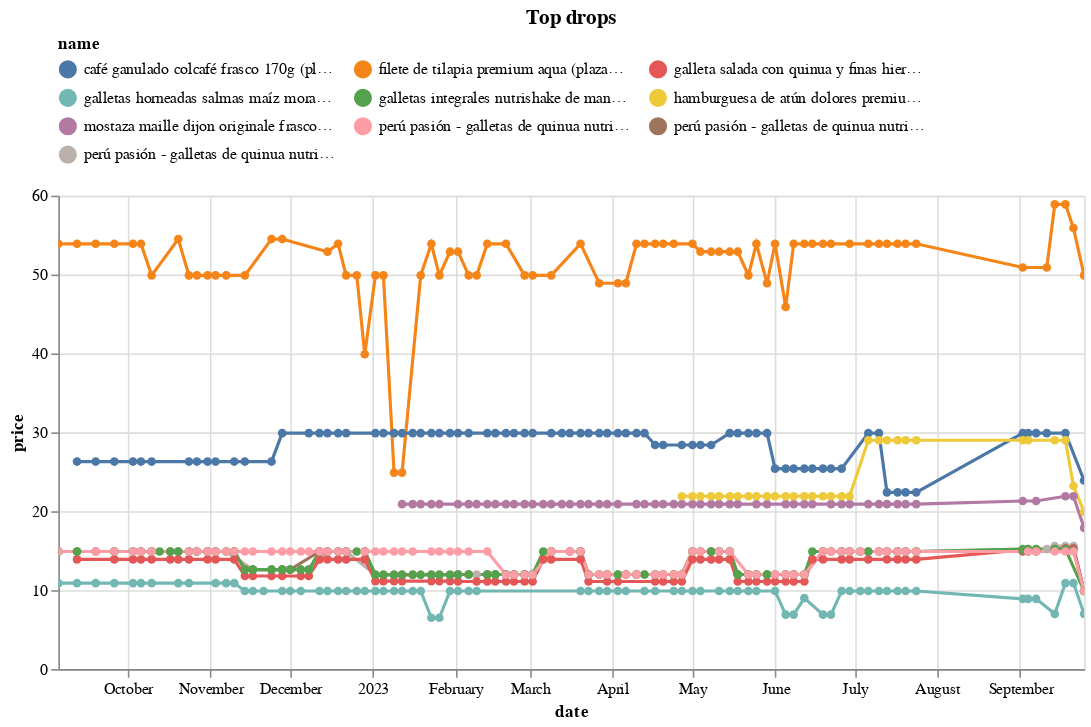

Source (notebook cell):
### Code cell
(top_changes_abs
 .sort_values('change')
 .head(10)
 .pipe(plot_changes, 'Top drops')
)

### Figure 1 — Vega-Lite specification as saved in the notebook (floating-point values rounded to 4 significant figures; data arrays with more than 128 entries replaced by an {"elided": "..."} marker saying what was removed)
{"config": {"view": {"continuousWidth": 300, "continuousHeight": 300}, "legend": {"columns": 3, "orient": "top"}}, "data": {"name": "data-db8023084e1a5fda80116630ca61efce"}, "mark": {"type": "line", "point": true}, "encoding": {"color": {"field": "name", "scale": {"domain": ["café ganulado colcafé frasco 170g (plaza_vea)", "filete de tilapia premium aqua (plaza_vea)", "galleta salada con quinua y finas hierbas nutrishake nutri co bolsa 180g (plaza_vea)", "galletas horneadas salmas maíz morado caja 126g (plaza_vea)", "galletas integrales nutrishake de manzana, canela y avena bolsa 6un (plaza_vea)", "hamburguesa de atún dolores premium paquete 400g (plaza_vea)", "mostaza maille dijon originale frasco 215g (plaza_vea)", "perú pasión - galletas de quinua nutrishake arándanos paquete 6un (plaza_vea)", "perú pasión - galletas de quinua nutrishake cacao paquete 6un (plaza_vea)", "perú pasión - galletas de quinua nutrishake vainilla paquete 6un (plaza_vea)"]}, "type": "nominal"}, "tooltip": [{"field": "name", "type": "nominal"}, {"field": "price", "type": "quantitative"}, {"field": "last_price", "type": "quantitative"}], "x": {"field": "date", "type": "temporal"}, "y": {"field": "price", "type": "quantitative"}}, "params": [{"name": "param_9", "select": {"type": "point", "fields": ["name"]}, "bind": "legend"}, {"name": "param_10", "select": {"type": "interval", "encodings": ["x", "y"]}, "bind": "scales"}], "title": "Top drops", "transform": [{"filter": {"param": "param_9"}}], "width": 650, "$schema": "https://vega.github.io/schema/vega-lite/v5.14.1.json", "datasets": {"data-db8023084e1a5fda80116630ca61efce": {"elided": "707 records"}}}
